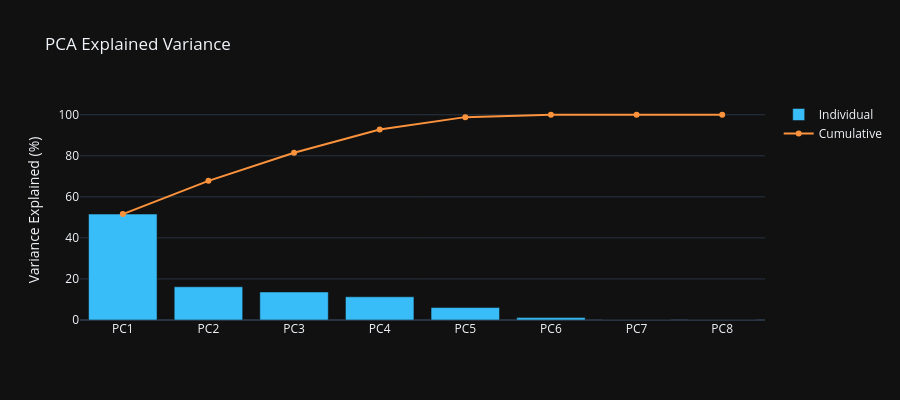

The notebook cell saved with this chart:
### Code cell
from sklearn.preprocessing import StandardScaler
from sklearn.decomposition import PCA

feature_cols = ['attendance_percentage', 'avg_assignment_score', 'lms_login_frequency',
                'library_visits_per_month', 'disciplinary_actions',
                'engagement_index', 'academic_risk_score', 'composite_dropout_risk']
X = df[feature_cols].fillna(df[feature_cols].median())
scaler = StandardScaler()
X_scaled = scaler.fit_transform(X)

pca = PCA(n_components=8)
pca.fit(X_scaled)
explained = pca.explained_variance_ratio_

fig = go.Figure()
fig.add_bar(x=[f'PC{i+1}' for i in range(len(explained))],
            y=(explained * 100).round(2), marker_color='#38bdf8', name='Individual')
fig.add_scatter(x=[f'PC{i+1}' for i in range(len(explained))],
                y=(explained.cumsum() * 100).round(2),
                mode='lines+markers', name='Cumulative', line_color='#fb923c')
fig.update_layout(template='plotly_dark', height=400,
                  title='PCA Explained Variance', yaxis_title='Variance Explained (%)')
fig.show()
print(f"PC1+PC2+PC3 explains: {explained[:3].sum()*100:.1f}%")

### Figure 1 — Plotly figure (JSON) as saved in the notebook; plotly's stock layout.template omitted (floating-point values rounded to 4 significant figures)
{"data": [{"marker": {"color": "#38bdf8"}, "name": "Individual", "type": "bar", "x": ["PC1", "PC2", "PC3", "PC4", "PC5", "PC6", "PC7", "PC8"], "y": [51.61, 16.19, 13.66, 11.3, 6.07, 1.16, 0.0, 0.0]}, {"line": {"color": "#fb923c"}, "mode": "lines+markers", "name": "Cumulative", "type": "scatter", "x": ["PC1", "PC2", "PC3", "PC4", "PC5", "PC6", "PC7", "PC8"], "y": [51.61, 67.8, 81.47, 92.77, 98.84, 100.0, 100.0, 100.0]}], "layout": {"height": 400, "title": {"text": "PCA Explained Variance"}, "yaxis": {"title": {"text": "Variance Explained (%)"}}}}
